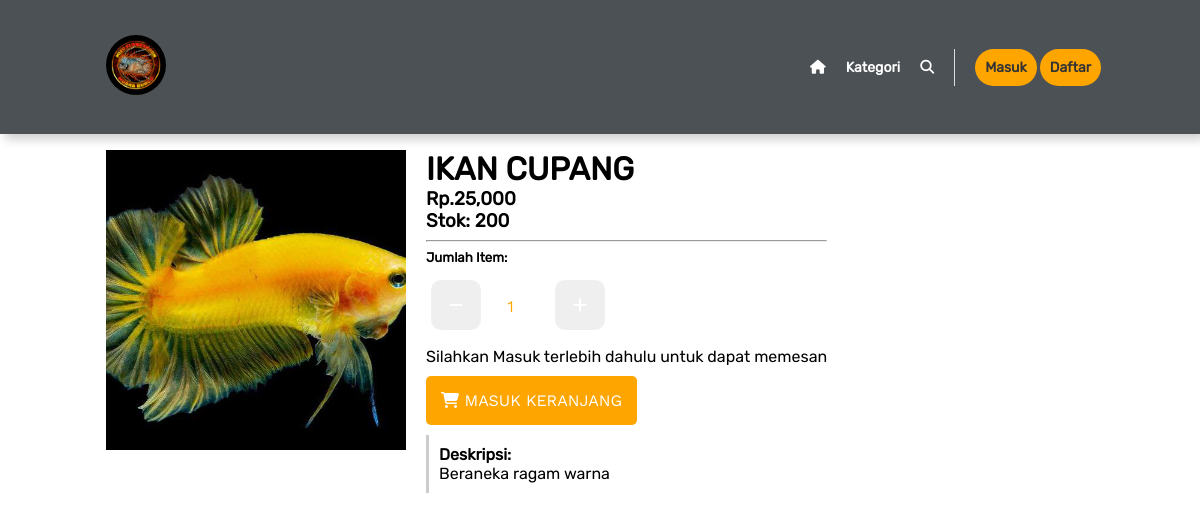
Screenshot of /produk.php?id=14 with the database file from the repository.
### tables this page shows
CREATE TABLE `produk` (
  `id_data` int(255) NOT NULL,
  `nama` varchar(255) NOT NULL,
  `kategori` int(255) NOT NULL,
  `deskripsi` text NOT NULL,
  `foto` varchar(255) NOT NULL,
  `harga` int(255) NOT NULL,
  `qty` int(255) NOT NULL
);

### backend/model/Querybuilder.php (called while the page is built, shortened)
<?php
require 'Database.php';
class Querybuilder
{
   private $tableName;
   function __construct($dbname)
   {
      $this->tableName = $dbname;
   }
   function select($clause)
   {
      $dbconf = new Database();
      $table = $this->tableName;
      $query = "SELECT * FROM $table WHERE $clause";
      $exe = mysqli_query($dbconf->connect(),$query);
      $data['rows'] = mysqli_num_rows($exe);
      $data['single'] = mysqli_fetch_array($exe);
      $data['result'] = $exe;
      return $data;
   }
}

### backend/model/Database.php (called while the page is built)
<?php
class Database
{
   function connect()
   {
      $username = 'root';
      $password = '';
      $host = 'localhost';
      $db = "emizflow";
      return mysqli_connect($host, $username, $password, $db);
   }
}

### produk.php (the view, shortened to what this page needs)
<?php
require 'backend/model/Querybuilder.php';
$sPrd = new Querybuilder("produk");
$id = $_GET['id'];
$prd = $sPrd->select("id_data = '$id'")['single'];
?>
   <!DOCTYPE Html>
   <html>
   <head>
      <link rel="stylesheet" href="https://cdnjs.cloudflare.com/ajax/libs/slick-carousel/1.8.1/slick.css"/>
      <link rel="stylesheet" href="https://cdnjs.cloudflare.com/ajax/libs/slick-carousel/1.8.1/slick-theme.css"/>
      <link rel="stylesheet" href="assets/css/style.css"/>
   </head>
   <body style="padding:0;margin:0;box-sizing: border-box;font-family: 'Rubiks'">
   <?php
   include 'temps/navbar.php';
   ?>
   <form action="backend/to-cart.php" method="post">
      <div class="prd-wrapper">
         <div class="">
            <img src="image/<?= $prd['foto'] ?>" style="width:300px;height:300px;object-fit: cover">
         </div>
         <div class="">
            <h1 style="text-transform: uppercase"><?= $prd['nama'] ?></h1>
            <h3>Rp.<?= number_format($prd['harga']) ?></h3>
            <h3>Stok: <?= number_format($prd['qty']) ?></h3>
            <hr>
            <h5 style="margin:0;padding:0;">Jumlah Item:</h5>
            <div class="controlwrap">
               <button id="btnMin" type="button" class="itemcontrol"><i class="fas fa-minus"></i></button>
               <input name="qty" value="1" id="inpValue" style="text-align: center;color:orange;" type="number" class="itemcontrol">
               <button id="btnPlus" type="button" class="itemcontrol"><i class="fas fa-plus"></i></button>
            </div>
            <?php
            if(!empty($_SESSION['user']))
            {
               ?>
               <button style="padding:15px;border-radius:5px;background: orange;border:none;color:#fff;" type="submit"><i class="fas fa-shopping-cart"></i> Masuk Keranjang</button>
               <?php
            }
            else{
               ?>
               <p style="padding:0;margin-bottom: 10px;">Silahkan Masuk terlebih dahulu untuk dapat memesan</p>
               <button type="button" class="open-popup" data-target=".nav-login" style="padding:15px;border-radius:5px;background: orange;border:none;color:#fff;"><i class="fas fa-shopping-cart"></i> Masuk Keranjang</button>
               <?php
            }
            ?>
            <p style="border-left:3px solid #ccc;padding:10px;margin-top:10px;display: block;">
               <span><b>Deskripsi:</b><br></span>
               <?= $prd['deskripsi'] ?>
            </p>
         </div>
      </div>
   </form>
   </body>
</html>

### assets/css/style.css (style rules this page uses)
input,button { font-family: "Primary"; }
button { cursor: pointer; font-size:16px; text-transform: uppercase; }
input { font-size:16px; }
body { font-family: "Second"; margin:0; padding:0; }
.product-wrapper > h4,h5,h3 { margin:0; }
.prd-wrapper { display: flex; width:100%; padding-top:140px; box-sizing: border-box; padding-left:8%; padding-right:8%; }
.prd-wrapper > div { padding:10px; }
.prd-wrapper > div > h1,p { padding:0; margin:0; }
.controlwrap { display: flex; flex-flow: row; justify-content: flex-start; align-items: flex-start; margin-top:15px; margin-bottom: 15px; }
.itemcontrol { margin-left:5px; margin-right: 5px; width:50px; height:50px; border:none; color:#fff; border-radius:10px; -webkit-appearance: textfield; -moz-appearance: textfield; }
.sect-heading > h1,p { margin:0; padding:10px; }
.order-item > h4,h5 { margin:0; padding:5px; }

### rows the page displays
produk: foto (picture), nama "IKAN CUPANG", harga "25,000", qty "200", deskripsi "Beraneka ragam warna"
